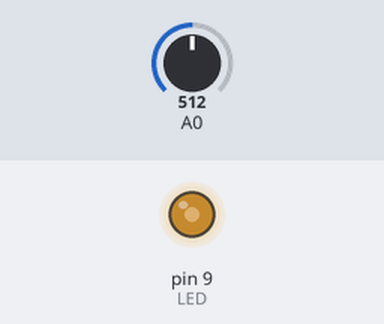
Bench run of a sketch on a simulated Arduino Uno, built with avr-gcc and run on an emulated ATmega328P. Parts: output pins drawn as LEDs (lit = HIGH). The test bench sets the inputs (shaded band); at power-on: A0 = 512.

Above: at 1.2 s.
1.3 s: A0 set to 716
At 2.4 s:
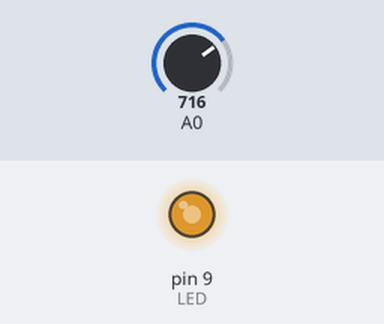
2.8 s: A0 set to 900
At 3.5 s:
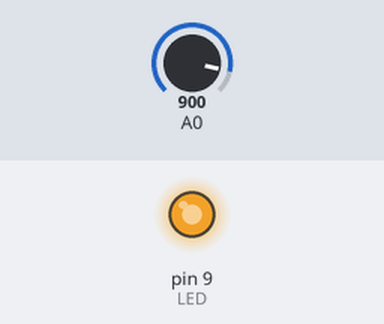
4.3 s: A0 set to 122
At 4.6 s:
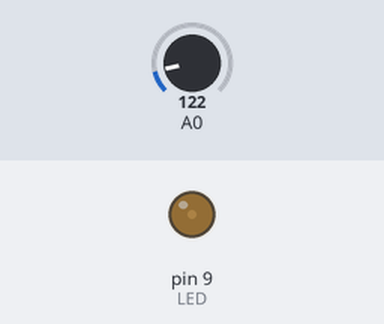
5.8 s: A0 set to 0
At 7.2 s:
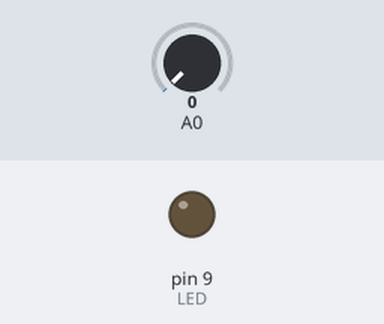
Timing chart, 0 to 8.3 s (numbered marks = the images above; inputs shaded):
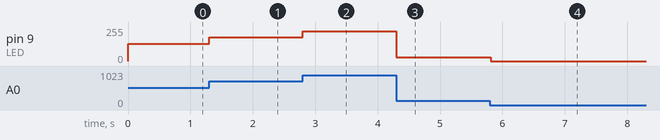

Measured:
- after the input at 1.3 s, pin 9 (LED): 128/255 → 179/255 at once
- after the input at 2.8 s, pin 9 (LED): 179/255 → 225/255 at once
- after the input at 4.3 s, pin 9 (LED): 225/255 → 30/255 at once
- after the input at 5.8 s, pin 9 (LED): 30/255 → 0/255 at once

The sketch:

analoginandout.ino
```cpp
const int LED = 9;
int value = 0;

void setup() {
  // put your setup code here, to run once:
  pinMode(A0, INPUT_PULLUP);
  pinMode(LED, OUTPUT);
}

void loop() {
  // put your main code here, to run repeatedly:
  value = analogRead(A0);
  analogWrite(LED, value/4);
  delay(10);
}
```
